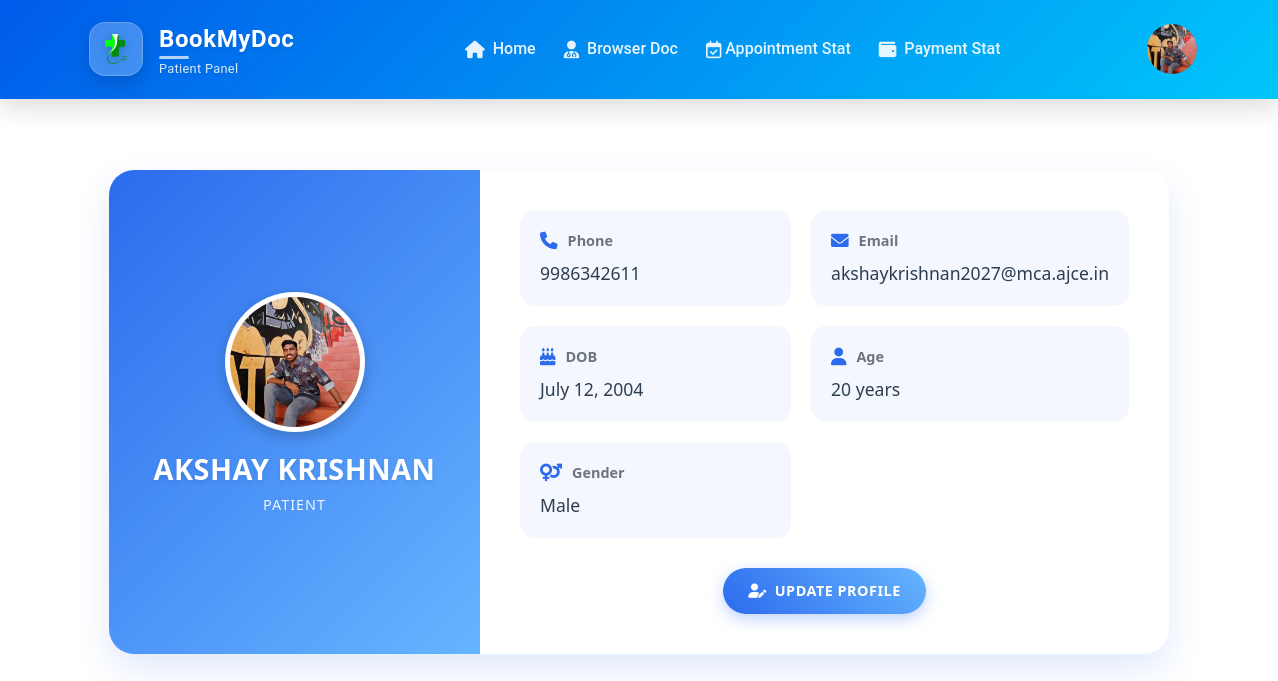
Page /display_patients.php (signed in) on the committed database.
### tables this page shows
CREATE TABLE `patientreg` (
  `id` int(11) NOT NULL,
  `name` varchar(255) NOT NULL,
  `phone` varchar(10) NOT NULL,
  `email` varchar(255) NOT NULL,
  `password` varchar(255) NOT NULL,
  `profile_pic` varchar(255) DEFAULT NULL,
  `age` int(11) DEFAULT NULL,
  `dob` date DEFAULT NULL,
  `gender` varchar(10) DEFAULT NULL,
  `medical_records` varchar(255) DEFAULT NULL,
  `action` enum('enabled','disabled') NOT NULL DEFAULT 'enabled'
);

### display_patients.php (the view, shortened to what this page needs)
<?php
include('patientheader2.php');
$servername = "localhost";
$username = "root";
$password = "";
$dbname = "bookmydoc";
$conn = new mysqli($servername, $username, $password, $dbname);
$patient_id = $_SESSION['id'];
$stmt = $conn->prepare("SELECT name, email, phone, gender, dob, profile_pic FROM patientreg WHERE id = ?");
$stmt->bind_param("i", $patient_id);
$stmt->execute();
$result = $stmt->get_result();
$patient = $result->fetch_assoc();
$age = null;
if (!empty($patient['dob'])) {
    $birthDate = new DateTime($patient['dob']);
    $today = new DateTime('today');
    $age = $birthDate->diff($today)->y;
}
$firstLetter = !empty($patient['name']) ? strtoupper(substr($patient['name'], 0, 1)) : '?';
?>
<!DOCTYPE html>
<html lang="en">
<head>
    <link href="https://cdnjs.cloudflare.com/ajax/libs/font-awesome/6.0.0/css/all.min.css" rel="stylesheet">
</head>
<body>
    <div class="container2">
        <?php if ($patient): ?>
            <div class="profile-card">
                <div class="profile-left">
                    <div class="profile-avatar">
                        <?php if (!empty($patient['profile_pic'])): ?>
                            <img src="<?php echo htmlspecialchars($patient['profile_pic']); ?>" alt="Profile Photo">
                        <?php else: ?>
                            <div class="avatar-text"><?php echo $firstLetter; ?></div>
                        <?php endif; ?>
                    </div>
                    <h1 class="profile-name"><?php echo htmlspecialchars($patient['name']); ?></h1>
                    <p class="profile-role">Patient</p>
                </div>
                <div class="profile-right">
                    <div class="info-grid">
                        <div class="info-item">
                            <div class="info-label"><i class="fas fa-phone"></i> Phone</div>
                            <div class="info-value"><?php echo htmlspecialchars($patient['phone']); ?></div>
                        </div>
                        <div class="info-item">
                            <div class="info-label"><i class="fas fa-envelope"></i> Email</div>
                            <div class="info-value"><?php echo htmlspecialchars($patient['email']); ?></div>
                        </div>
                        <div class="info-item">
                            <div class="info-label"><i class="fas fa-birthday-cake"></i> DOB</div>
                            <div class="info-value"><?php echo !empty($patient['dob']) ? htmlspecialchars(date('F j, Y', strtotime($patient['dob']))) : 'Not provided'; ?></div>
                        </div>
                        <div class="info-item">
                            <div class="info-label"><i class="fas fa-user"></i> Age</div>
                            <div class="info-value"><?php echo $age !== null ? htmlspecialchars($age) . ' years' : 'N/A'; ?></div>
                        </div>
                        <div class="info-item">
                            <div class="info-label"><i class="fas fa-venus-mars"></i> Gender</div>
                            <div class="info-value"><?php echo !empty($patient['gender']) ? htmlspecialchars($patient['gender']) : 'Not provided'; ?></div>
                        </div>
                    </div>
                    <div class="action-button">
                        <a href="patientupdatebutton.php?id=<?php echo $patient_id; ?>" class="profile-btn">
                            <i class="fas fa-user-edit"></i> Update Profile
                        </a>
                    </div>
                </div>
            </div>
        <?php endif; ?>
    </div>
</body>
</html>

### patientheader2.php (shortened to what this page needs)
<?php
include 'db_connection.php';
$patientId = $_SESSION['id'];
$query = "SELECT profile_pic FROM patientreg WHERE id = '$patientId'";
$result = mysqli_query($conn, $query);
$row = mysqli_fetch_assoc($result);
$profilePic = !empty($row['profile_pic']) ? $row['profile_pic'] : 'default-profile.png';
?>
<header>
    <nav class="navbar navbar-expand-lg navbar-dark">
    <link href="https://cdn.jsdelivr.net/npm/bootstrap@5.3.0/dist/css/bootstrap.min.css" rel="stylesheet">
    <link rel="stylesheet" href="https://cdnjs.cloudflare.com/ajax/libs/font-awesome/6.0.0/css/all.min.css">
        <div class="container">
            <a class="navbar-brand d-flex align-items-center" href="patientprofile.php">
                <div class="logo-container me-3">
                    <img src="images/logo.png" alt="Logo" class="logo-image">
                </div>
                <div class="brand-text">
                    <strong>BookMyDoc</strong>
                    <span class="tagline">Patient Panel</span>
                </div>
            </a>
            <div class="collapse navbar-collapse" id="navbarNav">
                <ul class="navbar-nav mx-auto">
                    <li class="nav-item">
                        <a class="nav-link" href="patientprofile.php">
                            <i class="fas fa-home me-1"></i> Home
                        </a>
                    </li>
                    <li class="nav-item">
                        <a class="nav-link" href="browsedoct.php">
                            <i class="fas fa-user-md me-1"></i> Browser Doc
                        </a>
                    </li>
                    <li class="nav-item">
                        <a class="nav-link" href="appointmentstat.php">
                            <i class="far fa-calendar-check me-1"></i>Appointment Stat
                        </a>
                    </li>
                    <li class="nav-item">
    <a class="nav-link" href="paymenthistory.php">
        <i class="fas fa-wallet me-1"></i> Payment Stat
    </a>
</li>
                </ul>
                <div class="nav-right d-flex align-items-center">
                <div class="nav-right d-flex align-items-center">
    <div class="dropdown">
        <a class="nav-link user-profile-dropdown" href="#" role="button" data-bs-toggle="dropdown" aria-expanded="false">
        <img src="<?php echo $profilePic; ?>" onerror="this.onerror=null; this.src='images/profilepicdoct.jpg';" class="profile-pic" />
        </a>
    </div>
</div>
</div>
            </div>
        </div>
    </nav>
</header>

### patientheader2.php (style rules this page uses)
header { font-family: 'Roboto', sans-serif; }
.navbar { background: linear-gradient(135deg, #005bea, #00c6fb); padding: 1rem; box-shadow: 0 8px 25px rgba(0,0,0,0.15); position: relative; z-index: 100; }
.navbar::before { content: ''; position: absolute; top: 0; left: 0; right: 0; bottom: 0; opacity: 0.8; z-index: -1; border-bottom-left-radius: 18px; border-bottom-right-radius: 18px; }
.logo-container { background: rgba(255,255,255,0.25); border-radius: 16px; width: 54px; height: 54px; display: flex; align-items: center; justify-content: center; padding: 10px; box-shadow: 0 8px 20px rgba(0,0,0,0.15); backdrop-filter: blur(8px); -webkit-backdrop-filter: blur(8px); border: 1px solid rgba(255,255,255,0.2); transition: all 0.5s cubic-bezier(0.175, 0.885, 0.32, 1.275); }
.logo-image { max-width: 100%; height: auto; filter: drop-shadow(0 2px 5px rgba(0,0,0,0.2)); }
.navbar-brand { transition: all 0.4s ease; padding: 0.3rem 0.5rem; border-radius: 12px; }
.brand-text { display: flex; flex-direction: column; text-shadow: 0 2px 4px rgba(0,0,0,0.1); }
.brand-text strong { font-size: 1.5rem; font-weight: 700; color: white; letter-spacing: 0.6px; position: relative; }
.brand-text strong::after { content: ''; position: absolute; bottom: -2px; left: 0; width: 30px; height: 3px; background: rgba(255,255,255,0.7); border-radius: 10px; }
.tagline { font-size: 0.8rem; color: rgba(255,255,255,0.85); letter-spacing: 0.3px; margin-top: 2px; }
.navbar-nav .nav-item { position: relative; margin: 0 6px; }
.navbar-nav .nav-link { color: rgba(255,255,255,0.9); font-weight: 500; padding: 0.8rem 1.2rem; border-radius: 12px; transition: all 0.4s cubic-bezier(0.25, 0.46, 0.45, 0.94); position: relative; overflow: hidden; z-index: 1; }
.navbar-nav .nav-link::before { content: ''; position: absolute; top: 100%; left: 0; width: 100%; height: 100%; background: rgba(255,255,255,0.15); transition: all 0.3s ease; z-index: -1; border-radius: 12px; }
.navbar-nav .nav-link i { transition: all 0.3s ease; font-size: 1.1rem; vertical-align: middle; }
.profile-pic { width: 50px; height: 50px; border-radius: 50%; object-fit: cover; }

### rows in the picture
patientreg: profile_pic (picture), name "AKSHAY KRISHNAN", phone "9986342611", email "akshaykrishnan2027@mca.ajce.in", dob "July 12, 2004", dob "20", gender "Male"
